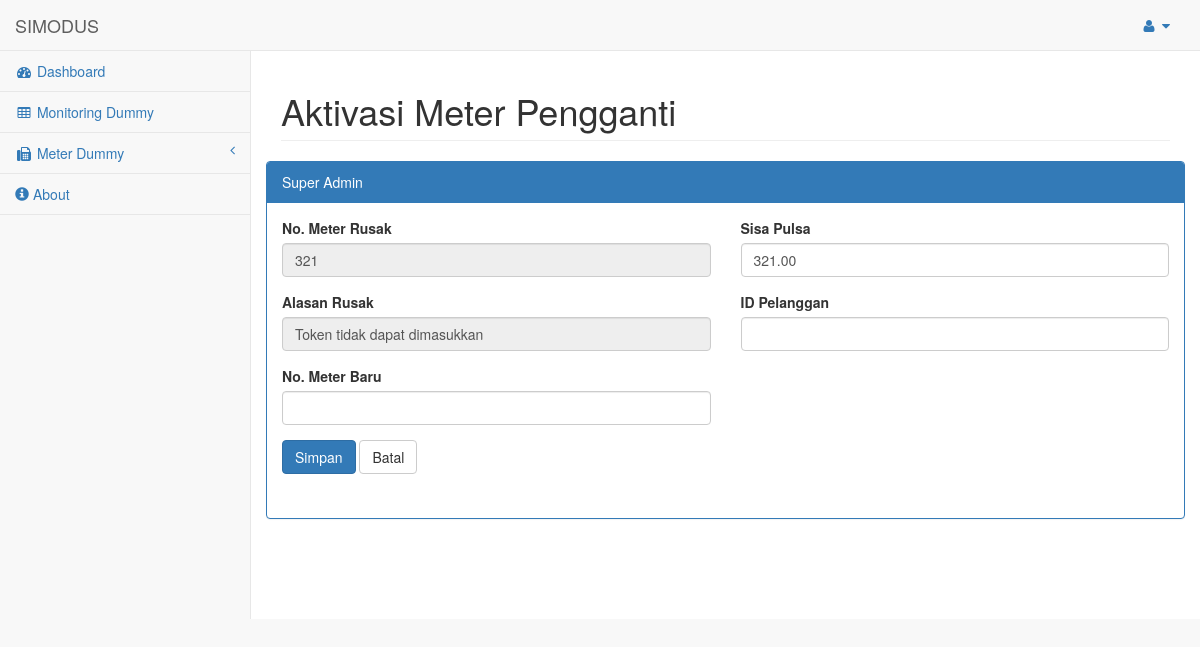
Screenshot of /pages/admin.php?page=atv&act=eam&id_meter=14 (signed in) with the database file from the repository.
### tables this page shows
CREATE TABLE `tbl_metdum_pakai` (
  `id_meter` int(11) NOT NULL AUTO_INCREMENT,
  `no_dummy` varchar(50) NOT NULL DEFAULT '',
  `no_meter_rusak` varchar(50) NOT NULL DEFAULT '',
  `merk_meter_rusak` varchar(15) DEFAULT NULL,
  `alasan_rusak` varchar(10) DEFAULT NULL,
  `tgl_pakai` timestamp NULL DEFAULT CURRENT_TIMESTAMP,
  `ptgs_pasang` varchar(50) NOT NULL DEFAULT '',
  `sisa_pulsa` float(10,2) NOT NULL DEFAULT '0.00',
  `no_hp_plg` varchar(50) NOT NULL DEFAULT '',
  `std_dummy` float(10,2) NOT NULL DEFAULT '0.00',
  `aktivasi` varchar(25) DEFAULT NULL,
  `kembali` varchar(20) DEFAULT NULL,
  `nama` varchar(50) DEFAULT NULL,
  `id_user` tinyint(2) DEFAULT NULL,
  `unit` varchar(25) DEFAULT NULL,
  PRIMARY KEY (`id_meter`)
);

### pages/aktivasi.php (the view, shortened to what this page needs)
<?php
if (empty($_SESSION['admin'])) {
    echo '<script language="javascript">
        window.alert("Anda harus login terlebih dahulu!");
        window.location.href="../index.php"
    </script>';
    die();
} else {
    if (isset($_REQUEST['submit'])) {
        $id_meter = $_REQUEST['id_meter'];
        $no_dummy = $_REQUEST['no_dummy'];
        $no_meter_rusak = $_REQUEST['no_meter_rusak'];
        $no_meter_baru = $_REQUEST['no_meter_baru'];
        $tgl_aktivasi = date("Y-m-d H:i:s");
        $sisa_pulsa = $_REQUEST['sisa_pulsa'];
        $id_pelanggan = $_REQUEST['id_pelanggan'];
        $nama = $_SESSION['nama'];
        $id_user = $_SESSION['id_user'];
        $unit = $_SESSION['unit'];
        $merk_meter_rusak = substr($no_meter_rusak, 0, 2);
        $merk_meter_baru = substr($no_meter_baru, 0, 2);
        $query = mysqli_query($config, "INSERT INTO tbl_aktivasi(id_meter,no_dummy,no_meter_rusak,merk_meter_rusak,"
                . "no_meter_baru,merk_meter_baru,id_pelanggan,tgl_aktivasi,nama,id_user,unit) "
                . "VALUES('$id_meter','$no_dummy','$no_meter_rusak','$merk_meter_rusak','$no_meter_baru',"
                . "'$merk_meter_baru','$id_pelanggan','$tgl_aktivasi','$nama','$id_user','$unit')");
        $query_aktivasi = mysqli_query($config, "UPDATE tbl_metdum_pakai SET aktivasi='aktif' "
                . "WHERE unit='$unit' && no_dummy='$no_dummy'");
        $query_tgl_aktivasi = mysqli_query($config, "UPDATE tbl_metdum_stok SET tgl_aktivasi='$tgl_aktivasi' "
                . "WHERE unit='$unit' && no_dummy='$no_dummy'");
        if ($query == true) {
            $_SESSION['succAdd'] = 'SUKSES! Meter berhasil di Aktivasi!';
            header("Location: ./admin.php?page=atv");
            die();
        } else {
            $_SESSION['errQ'] = 'ERROR! Ada masalah dengan query';
            echo '<script language="javascript">window.history.back();</script>';
        }
    } else {
        $id_meter = mysqli_real_escape_string($config, $_REQUEST['id_meter']);
        $unit = $_SESSION['unit'];
        $query = mysqli_query($config, "SELECT no_dummy, no_meter_rusak, alasan_rusak, ptgs_pasang, sisa_pulsa, no_hp_plg, std_dummy, nama, id_user FROM tbl_metdum_pakai WHERE id_meter='$id_meter' && unit LIKE '$unit%'");
        list($no_dummy, $no_meter_rusak, $alasan_rusak, $ptgs_pasang, $sisa_pulsa, $no_hp_plg, $std_dummy, $nama, $id_user) = mysqli_fetch_array($query);
        ?>
        <div id="page-wrapper">
            <div class="row">
                <div class="col-lg-12">
                    <h1 class="page-header">Aktivasi Meter Pengganti</h1>
                </div>
                <div class="row">
                    <div class="col-lg-12">
                        <div class="panel panel-primary">
                            <div class="panel-heading">
                                <?php echo $_SESSION['nama']; ?>
                            </div>
                            <?php
                            $id_meter = mysqli_real_escape_string($config, $_REQUEST['id_meter']);
                            $query = mysqli_query($config, "SELECT no_dummy, no_meter_rusak, alasan_rusak, ptgs_pasang, sisa_pulsa, no_hp_plg, std_dummy, nama, id_user FROM tbl_metdum_pakai WHERE id_meter='$id_meter' && unit LIKE '$unit%'");
                            list($no_dummy, $no_meter_rusak, $alasan_rusak, $ptgs_pasang, $sisa_pulsa, $no_hp_plg, $std_dummy, $nama, $id_user) = mysqli_fetch_array($query);
                            ?>
                            <div class="panel-body">
                                <form role="form" method="POST" action="?page=atv&act=eam" enctype="multipart/form-data">
                                    <div class="row">
                                        <div class="form-group col-lg-6">
                                            <label for="no_meter_rusak">No. Meter Rusak</label>
                                            <input class="form-control" type="number" name="no_meter_rusak" id="no_meter_rusak" value="<?php echo $no_meter_rusak; ?>" readonly required>
                                        </div>
                                        <div class="form-group col-lg-6">
                                            <label for="sisa_pulsa">Sisa Pulsa</label>
                                            <input class="form-control" type="text" name="sisa_pulsa" id="sisa_pulsa" value="<?php echo $sisa_pulsa; ?>" required>
                                        </div>
                                        <?php
                                        if ($alasan_rusak == 1) {
                                            $alasan = "Token tidak dapat dimasukkan";
                                        } else if ($alasan_rusak == 2) {
                                            $alasan = "Sisa kredit pada kWh meter hilang/bertambah saat listrik padam";
                                        } else if ($alasan_rusak == 3) {
                                            $alasan = "Kerusakan pada keypad";
                                        } else if ($alasan_rusak == 4) {
                                            $alasan = "LCD mati/rusak";
                                        } else if ($alasan_rusak == 5) {
                                            $alasan = "kWh Meter rusak (akibat petir/terbakar)";
                                        } else if ($alasan_rusak == 6) {
                                            $alasan_rusak = "Sisa kredit tidak bertambah saat kredit baru dimasukkan";
                                        } else if ($alasan_rusak == 7) {
                                            $alasan = "Baut tutup terminal patah";
                                        } else if ($alasan_rusak == 8) {
                                            $alasan = "Tegangan dibawah 180V tidak bisa hidup";
                                        } else if ($alasan_rusak == 9) {
                                            $alasan = "Micro switch rusak / tidak keluar tegangan";
                                        } else if ($alasan_rusak == 10) {
                                            $alasan = "ID meter pada display dan nameplate tidak sama";
                                        } else if ($alasan_rusak == 11) {
                                            $alasan = "Sisa kredit tidak berkurang";
                                        } else if ($alasan_rusak == 12) {
                                            $alasan = "Display overload tanpa beban";
                                        } else if ($alasan_rusak == 13) {
                                            $alasan = "Terminal kWh meter rusak";
                                        } else if ($alasan_rusak == 14) {
                                            $alasan = "Meter periksa/tutup dibuka lampu tetap nyala";
                                        } else if ($alasan_rusak == 15) {
                                            $alasan = "Timbul rusak";
                                        } else if ($alasan_rusak == 16) {
                                            $alasan = "kWh minus";
                                        } else if ($alasan_rusak == 17) {
                                            $alasan = "kWh bertambah";
                                        } else if ($alasan_rusak == 18) {
                                            $alasan = "Lain-lain";
                                        }
                                        ?>
                                        <div class="form-group col-lg-6">
                                            <label for="alasan">Alasan Rusak</label>
                                            <input class="form-control" type="text" name="alasan" id="alasan" value="<?php echo $alasan; ?>" readonly>
                                        </div>
                                        <div class="form-group col-lg-6">
                                            <label for="id_pelanggan">ID Pelanggan</label>
                                            <input class="form-control" type="number" name="id_pelanggan" id="id_pelanggan" required>
                                        </div>
                                        <div class="form-group col-lg-6">
                                            <label for="no_meter_baru">No. Meter Baru</label>
                                            <input class="form-control" type="number" name="no_meter_baru" id="no_meter_baru" required>
                                        </div>
                                    </div>
                                    <div class="row">
                                        <div class="form-group col-md-4">
                                            <button type="submit" name="submit" class="btn btn-primary"> Simpan</button>
                                            <a href="?page=atv" class="btn btn-default"> Batal</a>
                                        </div>
                                    </div>
                                </form>
                            </div>
                        </div>
                    </div>
                </div>
            </div>
        </div>
        <?php
    }
}
?>

### rows the page displays
tbl_metdum_pakai: no_meter_rusak "321", sisa_pulsa "321.00", alasan "Token tidak dapat dimasukkan"

### other values shown
$_SESSION['nama'] "Super Admin"
